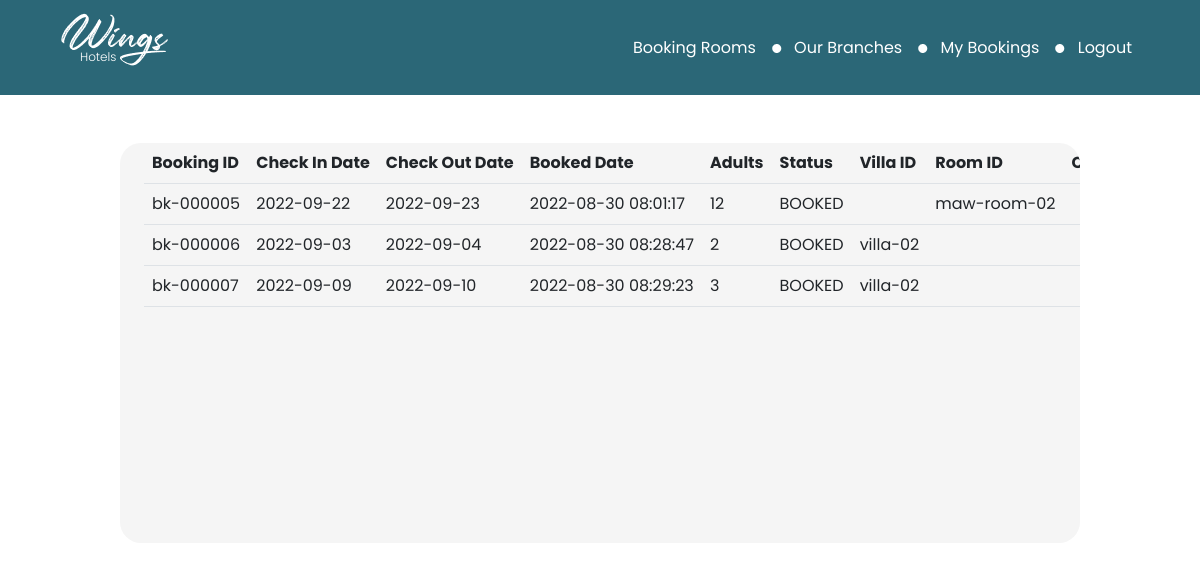
Screenshot of /Pages/User/MyBookings.php (signed in) with the database file from the repository.
### tables this page shows
CREATE TABLE `booking_room` (
  `booking_id` varchar(50) NOT NULL,
  `room_id` varchar(50) NOT NULL
);

CREATE TABLE `booking` (
  `booking_id` varchar(50) NOT NULL,
  `check_in` date NOT NULL,
  `check_out` date NOT NULL,
  `book_date` timestamp NOT NULL DEFAULT current_timestamp(),
  `no_of_occupants` int(11) NOT NULL,
  `booking_status` varchar(50) NOT NULL,
  `customer_id` varchar(50) NOT NULL,
  `villa_id` varchar(50) DEFAULT NULL
);

### Pages/User/MyBookings.php (the view, shortened to what this page needs)
<!DOCTYPE html>
<html lang="en">
<head>
  <link href="./../../index.css" rel="stylesheet">
  <link href="https://cdn.jsdelivr.net/npm/bootstrap@5.2.0/dist/css/bootstrap.min.css" rel="stylesheet" />
  <link rel="stylesheet" href="https://cdn.jsdelivr.net/npm/bootstrap-icons@1.9.1/font/bootstrap-icons.css">
</head>
<body>
  <?php
  include "./../../Components/Header.php"; ?>
  <div class="px-4 table-container mt-5 mx-auto">
    <table class="table" aria-label="Payment table" id="paymentTable">
      <thead class="ws-nowrap">
        <tr>
          <th scope="col">Booking ID</th>
          <th scope="col">Check In Date</th>
          <th scope="col">Check Out Date</th>
          <th scope="col">Booked Date</th>
          <th scope="col">Adults</th>
          <th scope="col">Status</th>
          <th scope="col">Villa ID</th>
          <th scope="col">Room ID</th>
          <th scope="col">Cancel Booking</th>
        </tr>
      </thead>
      <tbody>
        <?php
        include "./../../Config/Connection.php";
        $userId = $_SESSION["userId"];
        $query = "SELECT * FROM booking Left JOIN booking_room USING(booking_id) WHERE customer_id='$userId' AND booking_status='" . bookingStatus::BOOKED->value . "'";
        $result = mysqli_query($con, $query) or die(mysqli_error($con));
        if (mysqli_num_rows($result) > 0) {
          while ($row = mysqli_fetch_assoc($result)) { ?>
            <tr class="ws-nowrap">
              <td><?php echo $row["booking_id"]; ?></td>
              <td><?php echo $row["check_in"]; ?></td>
              <td><?php echo $row["check_out"]; ?></td>
              <td><?php echo $row["book_date"]; ?></td>
              <td><?php echo $row["no_of_occupants"]; ?></td>
              <td><?php echo $row["booking_status"]; ?></td>
              <td><?php echo $row["villa_id"]; ?></td>
              <td><?php echo $row["room_id"]; ?></td>
              <td class="text-center position-relative">
              </td>
            </tr>
          <?php   }
        } else {
          ?>
          <tr style="pointer-events: none;">
            <td colspan="9" class="text-center">No Records Found</td>
          </tr>
        <?php
        }
        ?>
      </tbody>
    </table>
  </div>
</body>
</html>

### Components/Header.php (shortened to what this page needs)
<header>
  <nav class="navbar navbar-expand-lg px-5">
    <div class="container-fluid">
      <a class="navbar-brand" href="./home.php">
        <img src="./../../Assets/logo.png" alt="logo" />
        <p class="fs-8 fw-light logo-text color-white">Hotels</p>
      </a>
      <div class="collapse navbar-collapse" id="navbarNav">
        <ul class="navbar-nav ms-auto">
          <li class="nav-item">
            <a class="nav-link" aria-current="page" href="./Booking.php">Booking Rooms</a>
          </li>
          <li class="nav-item">
            <a class="nav-link" href="#">
              <img src="../../Assets/listDot.png" alt="." class="me-2" />
              Our Branches</a>
          </li>
          <?php
          if (isset($_SESSION["userId"])) {
          ?>
            <li class="nav-item">
              <a href="./MyBookings.php" class="no-underline">
                <button class="nav-link" style="border: none;background-color: transparent;">
                  <img src="../../Assets/listDot.png" alt="." class="me-2" />
                  My Bookings
                </button>
              </a>
            </li>
            <li class="nav-item">
              <a href="./Api/logout.php" class="no-underline">
                <button class="nav-link" style="border: none;background-color: transparent;">
                  <img src="../../Assets/listDot.png" alt="." class="me-2" />
                  Logout
                </button>
              </a>
            </li>
          <?php }
          ?>
        </ul>
      </div>
    </div>
  </nav>
</header>

### index.css (style rules this page uses)
:root { --blue: #2b6777; --grey: #c4c4c4; --white: #f5f5f5; --white2: #ededed; --green: #52ab98; --img-overlay: #00000091; --img-overlay2: #00000069; --img-overlay3: #2b6777d1; --btn-blue: #2a86e0; --btn-green: #52ab98; --btn-red: #ff7272; }
* { box-sizing: border-box; font-family: "Poppins", sans-serif; }
body { min-height: 100vh; }
.fs-8 { font-size: 12px; }
.color-white { color: white; }
.no-underline { text-decoration: none; }
.ws-nowrap { white-space: nowrap; }

### Pages/User/MyBookings.php (style rules this page uses)
.table-container { border-radius: 21px; background-color: var(--white); min-height: 400px; overflow: auto; max-width: 80%; }

### Components/Header.php (style rules this page uses)
.logo-text { margin-top: -18px; margin-left: 20px; }
.navbar { background-color: var(--blue); }
:is(.nav-link, .nav-link:hover) { color: white; }

### rows the page displays
booking_room: booking.booking_id "bk-000005", booking.check_in "2022-09-22", booking.check_out "2022-09-23", booking.book_date "2022-08-30 08:01:17", booking.no_of_occupants "12", booking.booking_status "BOOKED", room "maw-room-02"
booking: booking_id "bk-000006", check_in "2022-09-03", check_out "2022-09-04", book_date "2022-08-30 08:28:47", no_of_occupants "2", booking_status "BOOKED", villa "villa-02"
booking: booking_id "bk-000007", check_in "2022-09-09", check_out "2022-09-10", book_date "2022-08-30 08:29:23", no_of_occupants "3", booking_status "BOOKED", villa "villa-02"
